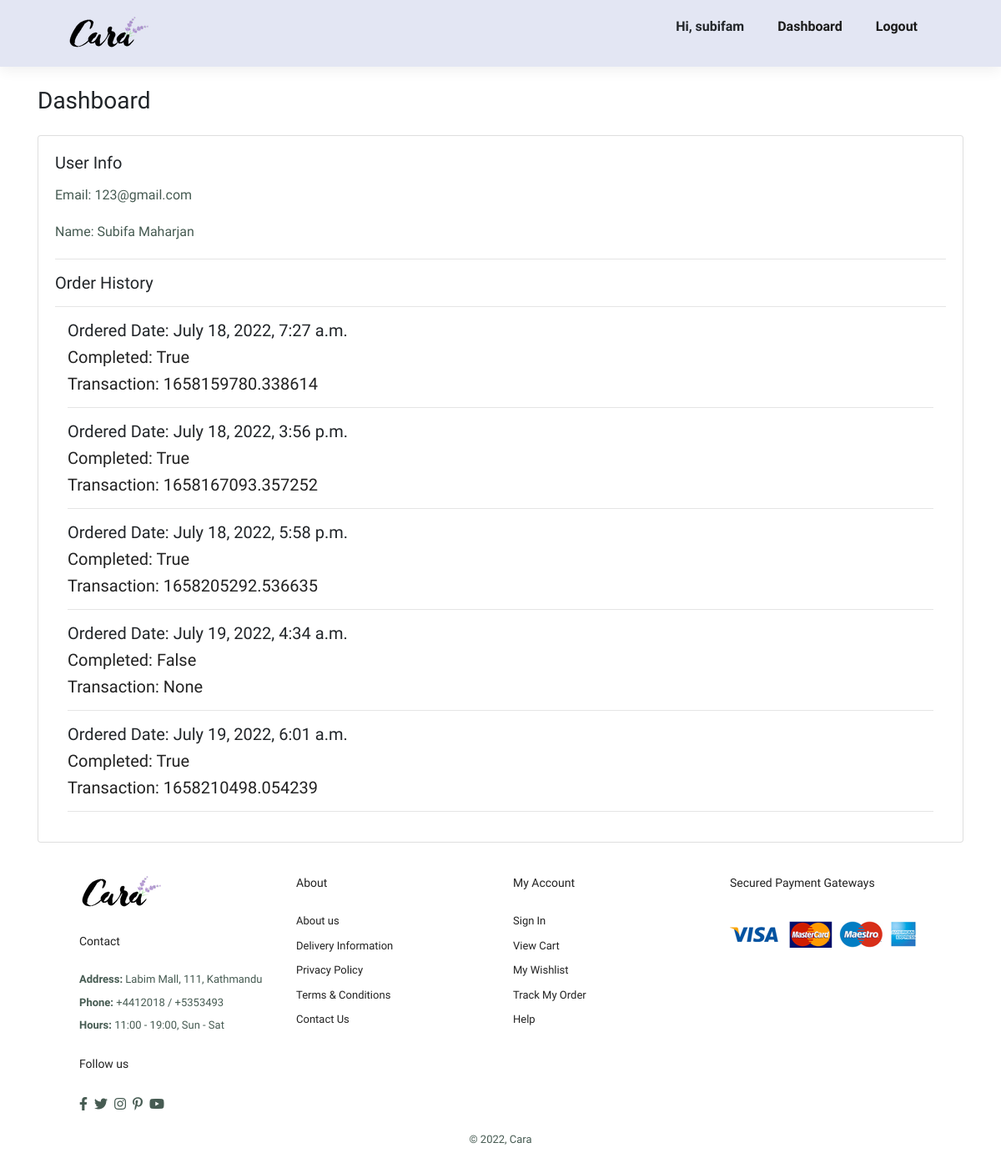
The page /dashboard/ (signed in) on the database its author committed.
### store/models.py (models this page shows, shortened)
class Customer(models.Model):
	user = models.OneToOneField(User, null=True, blank=True, on_delete=models.CASCADE)
	name = models.CharField(max_length=200, null=True, default="admin")
	email = models.CharField(max_length=200, default="admin@admin.com")

class Order(models.Model):
	customer = models.ForeignKey(Customer, on_delete=models.SET_NULL, null=True, blank=True)
	date_ordered = models.DateTimeField(auto_now_add=True)
	complete = models.BooleanField(default=False)
	transaction_id = models.CharField(max_length=100, null=True)

### store/views.py (the view)
# urls.py: path('dashboard/', views.user_dashboard, name='user_dashboard'),
@login_required(login_url='/login/')
def user_dashboard(request):
	customer = Customer.objects.get(user=request.user)
	orders_count = Order.objects.filter(customer=customer)
	context = {
		"orders": orders_count,
		"customer": customer
	}
	return render(request, "store/dashboard.html",context)

### store/templates/store/dashboard.html
{% extends "base/index.html" %}
{% block content %}
<div class="container">
<h3 class="my-4">Dashboard</h3>
    <div class="card">
      <div class="card-body">
        <h5 class="card-title">User Info</h5>
        <p class="card-text">Email: {{request.user.email}}</p>
        <p class="card-text">Name: {{customer.name}}</p>
<hr />
        <h5 class="card-title">Order History</h5>
        <hr />
        {% for order in orders %}
        <div class="col">
              <h5>Ordered Date: {{order.date_ordered}}</h5>
              <h4>Completed: {{order.complete}}</h4>
              <h4>Transaction: {{order.transaction_id}}</h4>
              <hr />
        </div>
        {% empty %}
        <div class="col">
          <h4>No Orders Yet</h4>
        </div>
        {% endfor %}
  </div>
</div>
</div>
{% endblock %}

### store/templates/base/index.html (shortened to what this page needs)
{% load static %}
<!DOCTYPE html>
<html lang="en">
  <head>
    <link rel="stylesheet" href="https://stackpath.bootstrapcdn.com/bootstrap/4.4.1/css/bootstrap.min.css">
    <link
      rel="stylesheet"
      href="https://pro.fontawesome.com/releases/v5.10.0/css/all.css"
    />
    <link rel="stylesheet" href="{% static 'css/style.css' %}" />
  </head>
  <body>
    <section id="header">
      <a href="#"><img src="{% static 'images/logo.png' %}" class="logo" alt="" /></a>
      <div>
        <ul id="navbar">
          {% if request.user.is_superuser %}
            <li><strong>
            Hi, {{request.user.username}}
         </strong> </li>
            <li><a href="{% url 'admin_dashboard' %}">Dashboard</a></li>
          <li><a href="{% url 'logout' %}">Logout</a></li>
          {% endif %}
        </ul>
      </div>
    </section>
    {% block content %}
    {% endblock %}
    <footer class="section-p1">
      <div class="col">
        <img class="logo" src="{% static 'images/logo.png' %}" alt="" />
        <h4>Contact</h4>
        <p><strong> Address: </strong>Labim Mall, 111, Kathmandu</p>
        <p><strong> Phone: </strong>+4412018 / +5353493</p>
        <p><strong> Hours: </strong>11:00 - 19:00, Sun - Sat</p>
        <div class="follow">
          <h4>Follow us</h4>
          <div class="icon">
            <i class="fab fa-facebook-f"></i>
            <i class="fab fa-twitter"></i>
            <i class="fab fa-instagram"></i>
            <i class="fab fa-pinterest-p"></i>
            <i class="fab fa-youtube"></i>
          </div>
        </div>
      </div>
      <div class="col">
        <h4>About</h4>
        <a href="#">About us</a>
        <a href="#">Delivery Information</a>
        <a href="#">Privacy Policy</a>
        <a href="#">Terms & Conditions</a>
        <a href="#">Contact Us</a>
      </div>
      <div class="col">
        <h4>My Account</h4>
        <a href="#">Sign In</a>
        <a href="#">View Cart</a>
        <a href="#">My Wishlist</a>
        <a href="#">Track My Order</a>
        <a href="#">Help</a>
      </div>
      <div class="col install">
        <h4>Secured Payment Gateways</h4>
        <img src="/static/images/pay/pay.png" alt="" />
      </div>
      <div class="copyright">
        <p>© 2022, Cara</p>
      </div>
    </footer>
  </body>
  </html>

### static/css/style.css (style rules this page uses)
* { margin: 0; padding: 0; box-sizing: border-box; font-family: 'Spartan', sans-serif; }
html { --scrollbarBG: #cfd8dc; --thumbBG: #98a0c0; }
body { scrollbar-width: thin; scrollbar-color: var(--thumbBG) var(--scrollbarBG); }
h4 { font-size: 20px; color: #222; }
p { font-size: 16px; color: #465b52; margin: 15px 0 20px 0; }
.section-p1 { padding: 40px 80px; }
body { width: 100%; }
#header { display: flex; align-items: center; justify-content: space-between; padding: 20px 80px; background-color: #e3e6f3; box-shadow: 0 5px 15px rgba(0, 0, 0, 0.06); z-index: 999; position: sticky; top: 0; left: 0; }
#navbar { display: flex; align-items: center; justify-content: center; }
#navbar li { list-style: none; padding: 0 20px; position: relative; }
#navbar li a { text-decoration: none; font-size: 16px; font-weight: 600; color: #1a1a1a; transition: 0.3s ease; }
footer { display: flex; flex-wrap: wrap; justify-content: space-between; }
footer .col { display: flex; flex-direction: column; align-items: flex-start; margin-bottom: 20px; }
footer .logo { margin-bottom: 30px; }
footer h4 { font-size: 14px; padding-bottom: 20px; }
footer p { font-size: 13px; margin: 0 0 8px 0; }
footer a { font-size: 13px; text-decoration: none; color: #222; margin-bottom: 10px; }
footer .follow { margin-top: 20px; }
footer .follow i { color: #465b52; padding-right: 4px; cursor: pointer; }
footer .install img { margin: 10px 0 15px 0; }
footer .copyright { width: 100%; text-align: center; }

### rows shown on the page
Customer: name "Subifa Maharjan"
Order: date_ordered "July 18, 2022, 7:27 a.m.", complete "True", transaction_id "1658159780.338614"
Order: date_ordered "July 18, 2022, 3:56 p.m.", complete "True", transaction_id "1658167093.357252"
Order: date_ordered "July 18, 2022, 5:58 p.m.", complete "True", transaction_id "1658205292.536635"
Order: date_ordered "July 19, 2022, 4:34 a.m.", complete "False", transaction_id "None"
Order: date_ordered "July 19, 2022, 6:01 a.m.", complete "True", transaction_id "1658210498.054239"

### other values the page prints
{{ request.user.username }} "subifam"
{{ request.user.email }} "123@gmail.com"
